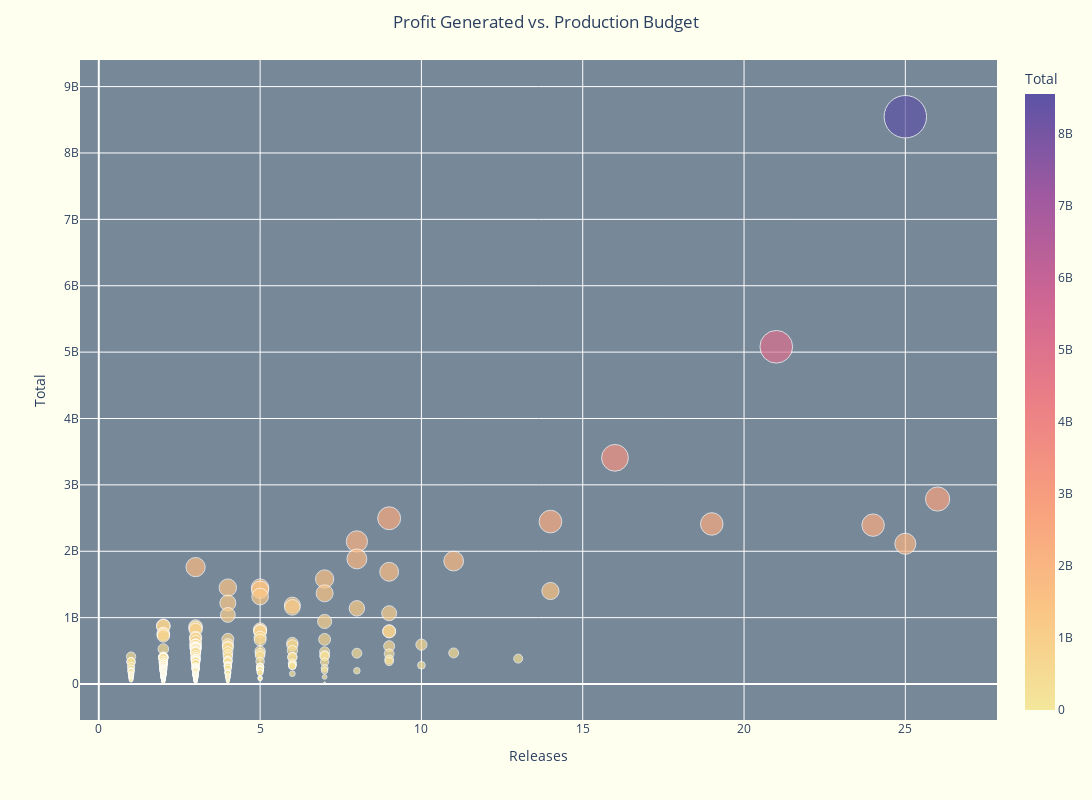

The code cell stored with this chart in its notebook:
### Code cell
fig = px.scatter(franchise, x='Releases', y="Total",
	         color='Total', size='Total', color_continuous_scale=px.colors.sequential.Sunset,
                 hover_name="Franchise", size_max=30)
fig.update_layout(title=dict(text='Profit Generated vs. Production Budget', y=0.98,x=0.5, xanchor='center', yanchor='auto'),plot_bgcolor='lightslategrey',paper_bgcolor='ivory', width=1400, height=800)
fig.show()

### Figure 1 — Plotly figure (JSON) as saved in the notebook; plotly's stock layout.template omitted (floating-point values rounded to 4 significant figures; data arrays with more than 128 entries replaced by an {"elided": "..."} marker saying what was removed)
{"data": [{"hovertemplate": "<b>%{hovertext}</b><br><br>Releases=%{x}<br>Total=%{marker.color}<extra></extra>", "hovertext": {"elided": "289 str values"}, "legendgroup": "", "marker": {"color": {"elided": "289 int values"}, "coloraxis": "coloraxis", "size": {"elided": "289 int values"}, "sizemode": "area", "sizeref": 9496000.0, "symbol": "circle"}, "mode": "markers", "name": "", "orientation": "v", "showlegend": false, "type": "scatter", "x": {"elided": "289 int values"}, "xaxis": "x", "y": {"elided": "289 int values"}, "yaxis": "y"}], "layout": {"coloraxis": {"colorbar": {"title": {"text": "Total"}}, "colorscale": [[0, "rgb(243, 231, 155)"], [0.1667, "rgb(250, 196, 132)"], [0.3333, "rgb(248, 160, 126)"], [0.5, "rgb(235, 127, 134)"], [0.6667, "rgb(206, 102, 147)"], [0.8333, "rgb(160, 89, 160)"], [1, "rgb(92, 83, 165)"]]}, "height": 800, "legend": {"itemsizing": "constant", "tracegroupgap": 0}, "margin": {"t": 60}, "paper_bgcolor": "ivory", "plot_bgcolor": "lightslategrey", "title": {"text": "Profit Generated vs. Production Budget", "x": 0.5, "xanchor": "center", "y": 0.98, "yanchor": "auto"}, "width": 1400, "xaxis": {"anchor": "y", "domain": [0, 1], "title": {"text": "Releases"}}, "yaxis": {"anchor": "x", "domain": [0, 1], "title": {"text": "Total"}}}}
